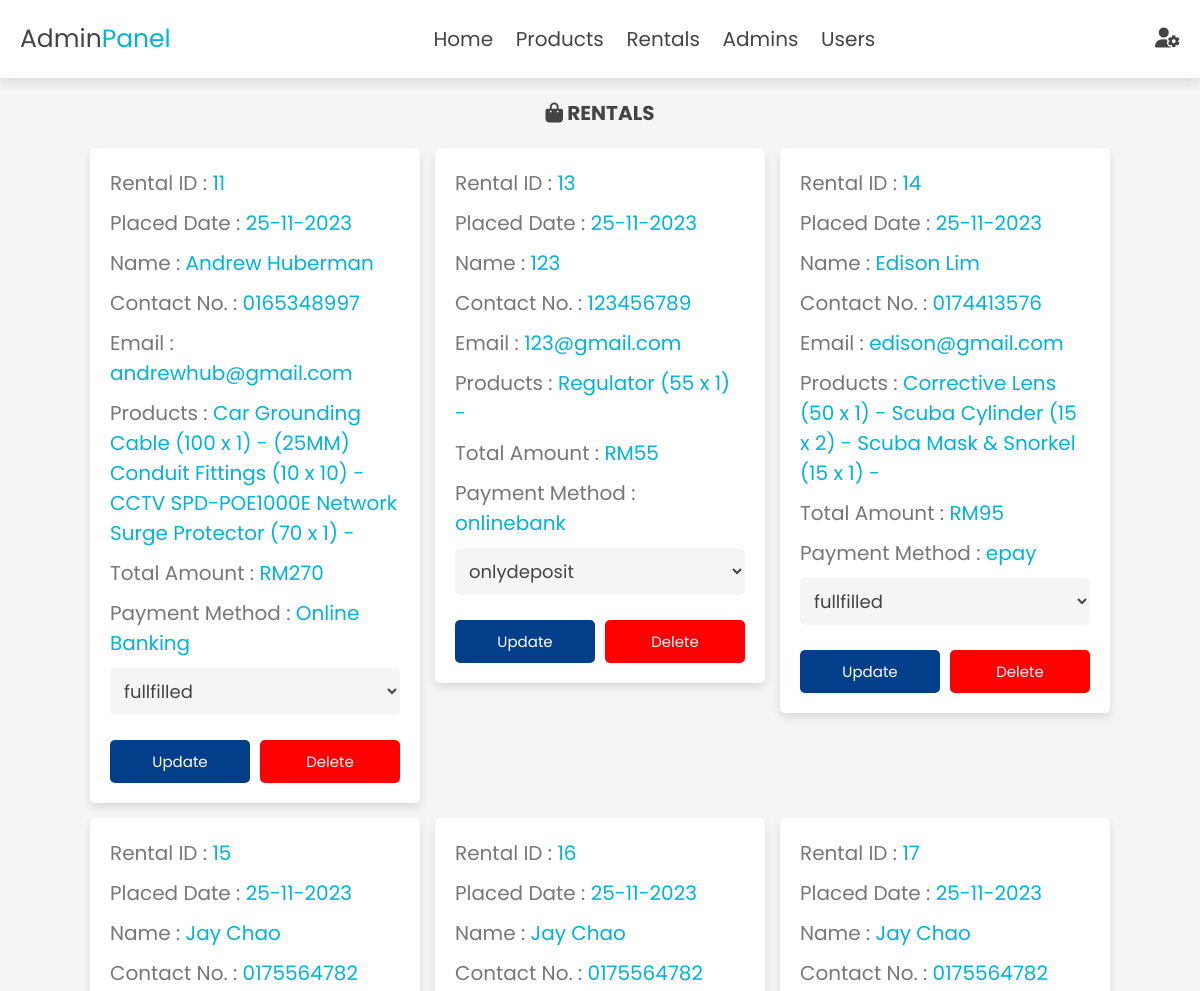
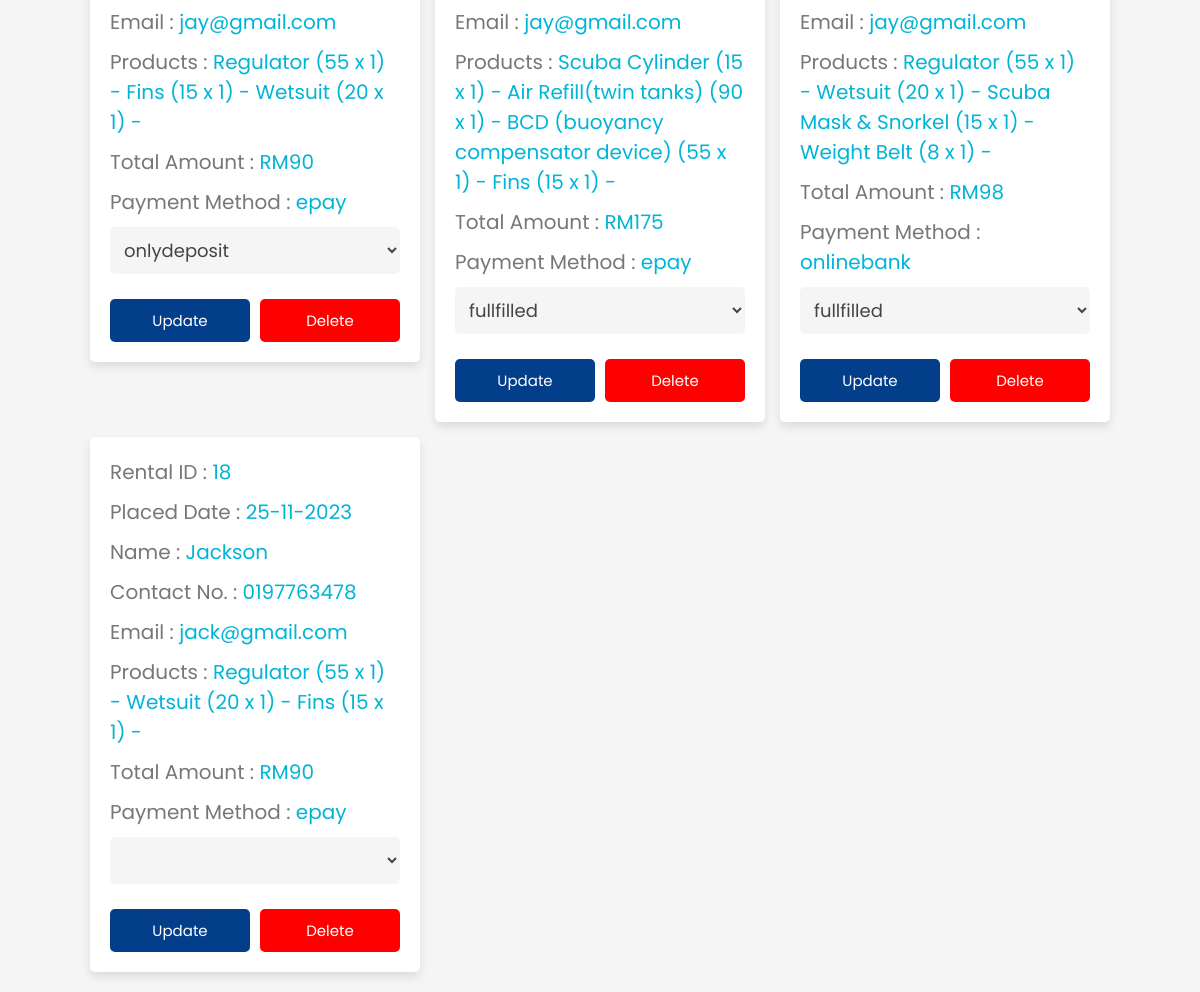
Screenshot of /admin/adminrentals.php (signed in) with the database file from the repository (2 pictures, top to bottom).
### tables this page shows
CREATE TABLE `orders` (
  `id` int(11) NOT NULL,
  `user_id` int(100) NOT NULL,
  `username` varchar(100) NOT NULL,
  `name` varchar(100) NOT NULL,
  `number` varchar(12) NOT NULL,
  `email` varchar(100) NOT NULL,
  `rent_duration` varchar(100) NOT NULL,
  `collect_date` timestamp NOT NULL DEFAULT current_timestamp() ON UPDATE current_timestamp(),
  `type` varchar(100) NOT NULL,
  `method` varchar(100) NOT NULL,
  `total_products` varchar(1000) NOT NULL,
  `total_price` int(100) NOT NULL,
  `placed_on` date NOT NULL,
  `payment_status` varchar(100) NOT NULL,
  `rental_status` varchar(100) NOT NULL
);

### admin/adminrentals.php (the view, shortened to what this page needs)
<?php
include '../config/connect.php';
?>
<!DOCTYPE html>
<html lang="en">
<head>
   <link rel="stylesheet" href="https://cdnjs.cloudflare.com/ajax/libs/font-awesome/6.1.1/css/all.min.css">
   <link rel="stylesheet" href="../admin/adminstyle.css">
</head>
<body>
<?php include '../admin/adminheader.php'; ?>
<section class="orders">
<h1 class="heading"><i class="fa fa-shopping-bag" aria-hidden="true"></i> Rentals</h1>
<div class="box-container">
   <?php
   $select_orders = mysqli_query($conn, "SELECT * FROM `orders`");
   if(mysqli_num_rows($select_orders) > 0){
   while($row = mysqli_fetch_assoc($select_orders)){
   ?>
   <div class="box">
      <p> Rental ID : <span><?= $row['id']; ?></span> </p>
      <p> Placed Date : <span><?php echo date('d-m-Y'); ?></span> </p>
      <p> Name : <span><?= $row['name']; ?></span> </p>
      <p> Contact No. : <span><?= $row['number']; ?></span> </p>
      <p> Email : <span><?= $row['email']; ?></span> </p>
      <p> Products : <span><?= $row['total_products']; ?></span></p>
      <p> Total Amount : <span>RM<?= $row['total_price']; ?></span> </p>
      <p> Payment Method : <span><?= $row['method']; ?></span> </p>
      <form action="" method="post">
   <select name="status" class="select">
      <option selected disabled><?= $row['payment_status'] ; ?></option>
      <option value="onlydeposit-pending">OnlyDeposit - Pending</option>
   </select>
   <div class="flex-btn">
      <input type="submit" value="Update" class="option-btn" name="update_payment">
      <a href="../admin/adminrentals.php?delete=<?= $row['id']; ?>" class="delete-btn" onclick="return confirm('Delete this rental? Rental-related information will also be deleted.');">Delete</a>
   </div>
</form>
   </div>
   <?php
         }
      }else{
         echo '<p class="empty">No orders available!</p>';
      }
   ?>
</div>
</section>
</body>
</html>

### admin/adminstyle.css (style rules this page uses)
:root { --main-color:#00B4D8; --orange:#FF9E00; --mint:#023E8A; --red:#03045E; --black:#444; --purple: #90E0EF; --white:#fff; --light-color:#777; --light-bg:#f5f5f5; --border: none; --box-shadow:0 .5rem 1rem rgba(0,0,0,.1); }
* { font-family: 'Poppins', sans-serif; margin:0; padding:0; box-sizing: border-box; outline: none; border:none; text-decoration: none; }
html { font-size: 62.5%; overflow-x: hidden; }
body { background-color: var(--light-bg); }
section { padding:2rem; max-width: 1200px; margin:0 auto; }
.heading { font-size: 2rem; color:var(--black); margin-bottom: 2rem; text-align: center; text-transform: uppercase; }
.btn, .delete-btn, .option-btn { display: block; width: 100%; margin-top: 2rem; border-radius: .5rem; padding:1rem 3rem; font-size: 1.5rem; text-transform: capitalize; color:var(--white); cursor: pointer; text-align: center; }
.option-btn { background-color: var(--mint); }
.delete-btn { background-color: red; }
.flex-btn { display: flex; gap:1rem; }
.orders .box-container { display: grid; grid-template-columns: repeat(auto-fit, 33rem); gap:1.5rem; align-items: flex-start; justify-content: center; }
.orders .box-container .box { padding:2rem; padding-top: 1rem; border-radius: .5rem; border:var(--border); background-color: var(--white); box-shadow: var(--box-shadow); }
.orders .box-container .box p { line-height: 1.5; font-size: 2rem; color:var(--light-color); margin:1rem 0; }
.orders .box-container .box p span { color:var(--main-color); }
.orders .box-container .select { margin-bottom: .5rem; width: 100%; background-color: var(--light-bg); padding:1rem; font-size: 1.8rem; color:var(--black); border-radius: .5rem; border:var(--border); }

### rows the page displays
orders: id "11", name "Andrew Huberman", number "0165348997", email "andrewhub@gmail.com", total_products "Car Grounding Cable (100 x 1) - (25MM) Conduit Fittings (10 x 10) - CCTV SPD-POE1000E Network Surge Protector (70 x 1) -", total_price "270", method "Online Banking", status "fullfilled"
orders: id "13", name "123", number "123456789", email "123@gmail.com", total_products "Regulator (55 x 1) -", total_price "55", method "onlinebank", status "onlydeposit"
orders: id "14", name "Edison Lim", number "0174413576", email "edison@gmail.com", total_products "Corrective Lens (50 x 1) - Scuba Cylinder (15 x 2) - Scuba Mask & Snorkel (15 x 1) -", total_price "95", method "epay", status "fullfilled"
orders: id "15", name "Jay Chao", number "0175564782", email "jay@gmail.com", total_products "Regulator (55 x 1) - Fins (15 x 1) - Wetsuit (20 x 1) -", total_price "90", method "epay", status "onlydeposit"
orders: id "16", name "Jay Chao", number "0175564782", email "jay@gmail.com", total_products "Scuba Cylinder (15 x 1) - Air Refill(twin tanks) (90 x 1) - BCD (buoyancy compensator device) (55 x 1) - Fins (15 x 1) -", total_price "175", method "epay", status "fullfilled"
orders: id "17", name "Jay Chao", number "0175564782", email "jay@gmail.com", total_products "Regulator (55 x 1) - Wetsuit (20 x 1) - Scuba Mask & Snorkel (15 x 1) - Weight Belt (8 x 1) -", total_price "98", method "onlinebank", status "fullfilled"
orders: id "18", name "Jackson", number "0197763478", email "jack@gmail.com", total_products "Regulator (55 x 1) - Wetsuit (20 x 1) - Fins (15 x 1) -", total_price "90", method "epay"
